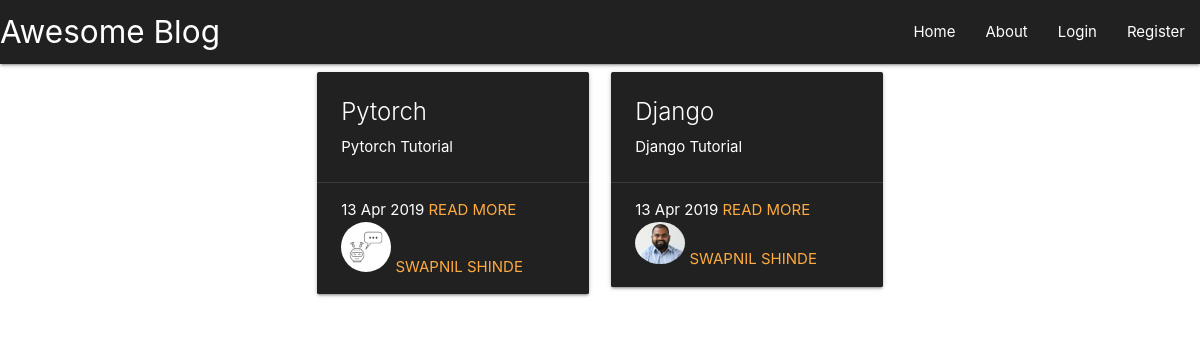
The app's page /, older data.
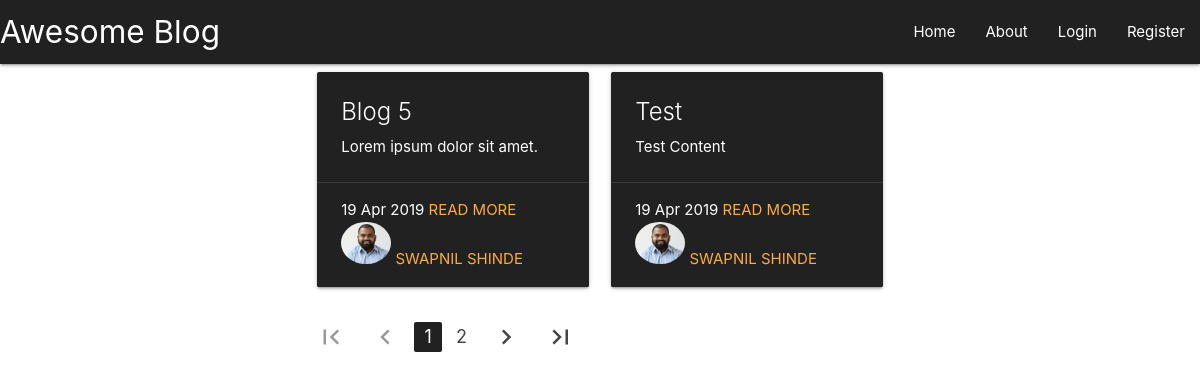
The same page, newer data.
### blog/models.py (models this page shows, shortened)
class Blog( models.Model ) :
	title = models.CharField( max_length = 200 )
	content = models.TextField()
	date_posted = models.DateTimeField( default = timezone.now )
	author = models.ForeignKey( User, on_delete = models.CASCADE )
	class Meta :
		verbose_name_plural = 'Blog'

### users/models.py (models this page shows, shortened)
class Profile( models.Model ) :
	user = models.OneToOneField( User, on_delete = models.CASCADE )
	user_image = models.ImageField( default = "default.jpg", upload_to = "profile_pics" )

### blog/views.py (the view)
# urls.py: path( '', BlogsListView.as_view(), name = "blogs_home" ),
class BlogsListView( ListView ) :
	model = Blog
	template_name = "blog/home.html"
	context_object_name = 'blogs'
	ordering = ['-date_posted']
	paginate_by = 2

### blog/templates/blog/home.html
{% extends "blog/header.html" %}
{% block content %}
	<div class="container">
		<div class="row">
			{% for blog in blogs %}
				<div class="col s12 m6">
					<div class="card grey darken-4">
						<div class="card-content white-text">
							<span class="card-title">
								{{ blog.title }}
							</span>
							<p>
								{{ blog.content|safe }}
							</p>
						</div>
						<div class="card-action white-text">
							<span>
								{{ blog.date_posted | date:"d M Y" }}
							</span>
							<a href="{% url 'show_blog' blog.id %}">Read More</a>
							<div>
								<img src="{{ blog.author.profile.user_image.url }}" alt="" class="circle responsive-img" width="50px" height="50px">
								<a href="/user/{{ blog.author.id }}">{{ blog.author.first_name }} {{ blog.author.last_name }}</a>
							</div>
						</div>
					</div>
				</div>
			{% endfor %}
		</div>
		{% if is_paginated %}
			<ul class="pagination">
				{% if page_obj.has_previous %}
					<li class="waves-effect"><a href="?page=1"><i class="material-icons">first_page</i></a></li>
					<li class=""><a href="?page={{ page_obj.previous_page_number }}"><i class="material-icons">navigate_before</i></a></li>
				{% else %}
					<li class="disabled"><a href="#"><i class="material-icons">first_page</i></a></li>
					<li class="disabled"><a href="#"><i class="material-icons">navigate_before</i></a></li>
				{% endif %}
				{% for page_number in page_obj.paginator.page_range %}
					{% if page_number == page_obj.number %}
						<li class="waves-effect active grey darken-4"><a href="?page={{page_number}}">{{page_number}}</a></li>
					{% elif page_number > page_obj.number|add:'-2' and page_number < page_obj.number|add:'2' %}
						<li class="waves-effect"><a href="?page={{page_number}}">{{page_number}}</a></li>
					{% endif %}
				{% endfor %}
				{% if page_obj.has_next %}
					<li class=""><a href="?page={{ page_obj.next_page_number }}"><i class="material-icons">navigate_next</i></a></li>
					<li class="waves-effect"><a href="?page={{ page_obj.paginator.num_pages }}"><i class="material-icons">last_page</i></a></li>
				{% else %}
					<li class="disabled"><a href="#"><i class="material-icons">navigate_next</i></a></li>
					<li class="disabled"><a href="#"><i class="material-icons">last_page</i></a></li>
				{% endif %}
			</ul>
		{% endif %}
	</div>
{% endblock %}

### blog/templates/blog/header.html (shortened to what this page needs)
<html>
	<head>
		{% load static %}
		<link rel="stylesheet" href="https://cdnjs.cloudflare.com/ajax/libs/materialize/1.0.0/css/materialize.min.css">
	<body>
		{% include "blog/includes/navbar.html" %}
		<div class = "container">
			{% block content%}
			{% endblock %}
		</div>
	</body>
</html>

### blog/templates/blog/includes/navbar.html (shortened to what this page needs)
<nav class="">
	<div class="nav-wrapper grey darken-4">
		<a href="{% url 'blogs_home' %}" class="brand-logo">Awesome Blog</a>
		<ul class="right hide-on-med-and-down">
			<li><a href="{% url 'blogs_home' %}">Home</a></li>
			<li><a href="{% url 'about_blogs' %}">About</a></li>
			{% if user.is_authenticated %}
				<li><a href="{% url 'create_blog' %}"> Create New </a></li>
				<li><a href="{% url 'user_profile' %}">{{ user.username }}</a></li>
				<li><a href="{% url 'user_logout' %}">Logout</a></li>
			{% else %}
				<li><a href="{% url 'user_login' %}">Login</a></li>
				<li><a href="{% url 'user_registration' %}">Register</a></li>
			{% endif %}
		</ul>
	</div>
</nav>

Row changes from the older to the newer data that the page shows:
removed Blog: title "Pytorch", content "Pytorch Tutorial", date_posted "13 Apr 2019", author.profile.user_image (picture), author.first_name "SWAPNIL", author.last_name "SHINDE"
no longer on this page (row unchanged): Blog: title "Django", content "Django Tutorial", date_posted "13 Apr 2019", author.profile.user_image (placeholder picture), author.first_name "SWAPNIL", author.last_name "SHINDE"
added Blog: title "Blog 5", content "Lorem ipsum dolor sit amet.", date_posted "19 Apr 2019", author.profile.user_image (placeholder picture), author.first_name "SWAPNIL", author.last_name "SHINDE"
added Blog: title "Test", content "Test Content", date_posted "19 Apr 2019", author.profile.user_image (placeholder picture), author.first_name "SWAPNIL", author.last_name "SHINDE"
Text that changed along with them:
new list line: "1"
new list line: "2"
